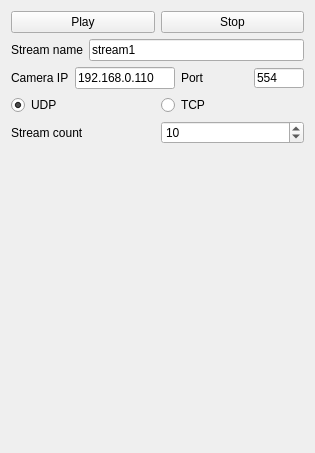
      <widget class="QWidget" name="page">
       <property name="geometry">
        <rect>
         <x>0</x>
         <y>0</y>
         <width>315</width>
         <height>453</height>
        </rect>
       </property>
       <property name="sizePolicy">
        <sizepolicy hsizetype="Preferred" vsizetype="Preferred">
         <horstretch>0</horstretch>
         <verstretch>0</verstretch>
        </sizepolicy>
       </property>
       <property name="minimumSize">
        <size>
         <width>315</width>
         <height>0</height>
        </size>
       </property>
       <attribute name="icon">
        <iconset>
         <normaloff>:/connection_state/Common/Icons/Pack 5 - Web Illustrations/TV.ico</normaloff>:/connection_state/Common/Icons/Pack 5 - Web Illustrations/TV.ico</iconset>
       </attribute>
       <attribute name="label">
        <string>Video server</string>
       </attribute>
       <layout class="QVBoxLayout" name="verticalLayout_3">
        <item>
         <layout class="QHBoxLayout" name="horizontalLayout_4">
          <item>
           <widget class="QPushButton" name="bnPlay">
            <property name="sizePolicy">
             <sizepolicy hsizetype="Preferred" vsizetype="Fixed">
              <horstretch>0</horstretch>
              <verstretch>0</verstretch>
             </sizepolicy>
            </property>
            <property name="font">
             <font>
              <weight>50</weight>
              <bold>false</bold>
             </font>
            </property>
            <property name="focusPolicy">
             <enum>Qt::TabFocus</enum>
            </property>
            <property name="layoutDirection">
             <enum>Qt::LeftToRight</enum>
            </property>
            <property name="text">
             <string>Play</string>
            </property>
            <property name="icon">
             <iconset>
              <normaloff>:/icons/Player Play.ico</normaloff>:/icons/Player Play.ico</iconset>
            </property>
            <property name="checkable">
             <bool>false</bool>
            </property>
            <property name="checked">
             <bool>false</bool>
            </property>
            <property name="flat">
             <bool>false</bool>
            </property>
           </widget>
          </item>
          <item>
           <widget class="QPushButton" name="bnStop">
            <property name="font">
             <font>
              <weight>50</weight>
              <bold>false</bold>
             </font>
            </property>
            <property name="text">
             <string>Stop</string>
            </property>
            <property name="icon">
             <iconset>
              <normaloff>:/icons/Player stop.ico</normaloff>:/icons/Player stop.ico</iconset>
            </property>
           </widget>
          </item>
         </layout>
        </item>
        <item>
         <layout class="QHBoxLayout" name="horizontalLayout_2">
          <item>
           <widget class="QLabel" name="label_4">
            <property name="font">
             <font>
              <weight>50</weight>
              <bold>false</bold>
             </font>
            </property>
            <property name="text">
             <string>Stream name</string>
            </property>
           </widget>
          </item>
          <item>
           <widget class="QLineEdit" name="editStreamName">
            <property name="font">
             <font>
              <weight>50</weight>
              <bold>false</bold>
             </font>
            </property>
            <property name="text">
             <string>stream1</string>
            </property>
           </widget>
          </item>
         </layout>
        </item>
        <item>
         <layout class="QHBoxLayout" name="horizontalLayout">
          <item>
           <widget class="QLabel" name="label">
            <property name="sizePolicy">
             <sizepolicy hsizetype="Fixed" vsizetype="Fixed">
              <horstretch>0</horstretch>
              <verstretch>0</verstretch>
             </sizepolicy>
            </property>
            <property name="font">
             <font>
              <weight>50</weight>
              <bold>false</bold>
             </font>
            </property>
            <property name="text">
             <string>Camera IP</string>
            </property>
            <property name="alignment">
             <set>Qt::AlignLeading|Qt::AlignLeft|Qt::AlignVCenter</set>
            </property>
           </widget>
          </item>
          <item>
           <widget class="QLineEdit" name="editCamIp">
            <property name="sizePolicy">
             <sizepolicy hsizetype="MinimumExpanding" vsizetype="Maximum">
              <horstretch>0</horstretch>
              <verstretch>0</verstretch>
             </sizepolicy>
            </property>
            <property name="maximumSize">
             <size>
              <width>100</width>
              <height>16777215</height>
             </size>
            </property>
            <property name="font">
             <font>
              <weight>50</weight>
              <bold>false</bold>
             </font>
            </property>
            <property name="text">
             <string>192.168.0.110</string>
            </property>
           </widget>
          </item>
          <item>
           <widget class="QLabel" name="label_2">
            <property name="sizePolicy">
             <sizepolicy hsizetype="MinimumExpanding" vsizetype="Fixed">
              <horstretch>0</horstretch>
              <verstretch>0</verstretch>
             </sizepolicy>
            </property>
            <property name="font">
             <font>
              <weight>50</weight>
              <bold>false</bold>
             </font>
            </property>
            <property name="text">
             <string>Port</string>
            </property>
           </widget>
          </item>
          <item>
           <widget class="QLineEdit" name="editCamPort">
            <property name="sizePolicy">
             <sizepolicy hsizetype="MinimumExpanding" vsizetype="Fixed">
              <horstretch>0</horstretch>
              <verstretch>0</verstretch>
             </sizepolicy>
            </property>
            <property name="maximumSize">
             <size>
              <width>50</width>
              <height>20</height>
             </size>
            </property>
            <property name="font">
             <font>
              <weight>50</weight>
              <bold>false</bold>
             </font>
            </property>
            <property name="text">
             <string>554</string>
            </property>
            <property name="frame">
             <bool>true</bool>
            </property>
           </widget>
          </item>
         </layout>
        </item>
        <item>
         <layout class="QHBoxLayout" name="horizontalLayout_3">
          <item>
           <widget class="QRadioButton" name="rbUDP">
            <property name="font">
             <font>
              <weight>50</weight>
              <bold>false</bold>
             </font>
            </property>
            <property name="text">
             <string>UDP</string>
            </property>
            <property name="checked">
             <bool>true</bool>
            </property>
           </widget>
          </item>
          <item>
           <widget class="QRadioButton" name="rbTCP">
            <property name="font">
             <font>
              <weight>50</weight>
              <bold>false</bold>
             </font>
            </property>
            <property name="text">
             <string>TCP</string>
            </property>
            <property name="checked">
             <bool>false</bool>
            </property>
           </widget>
          </item>
         </layout>
        </item>
        <item>
         <layout class="QHBoxLayout" name="horizontalLayout_5">
          <item>
           <widget class="QLabel" name="label_5">
            <property name="font">
             <font>
              <weight>50</weight>
              <bold>false</bold>
             </font>
            </property>
            <property name="text">
             <string>Stream count</string>
            </property>
           </widget>
          </item>
          <item>
           <widget class="QSpinBox" name="sbStreamCount">
            <property name="font">
             <font>
              <weight>50</weight>
              <bold>false</bold>
             </font>
            </property>
            <property name="value">
             <number>10</number>
            </property>
           </widget>
          </item>
         </layout>
        </item>
        <item>
         <spacer name="verticalSpacer">
          <property name="orientation">
           <enum>Qt::Vertical</enum>
          </property>
          <property name="sizeType">
           <enum>QSizePolicy::Expanding</enum>
          </property>
          <property name="sizeHint" stdset="0">
           <size>
            <width>254</width>
            <height>291</height>
           </size>
          </property>
         </spacer>
        </item>
       </layout>
      </widget>
